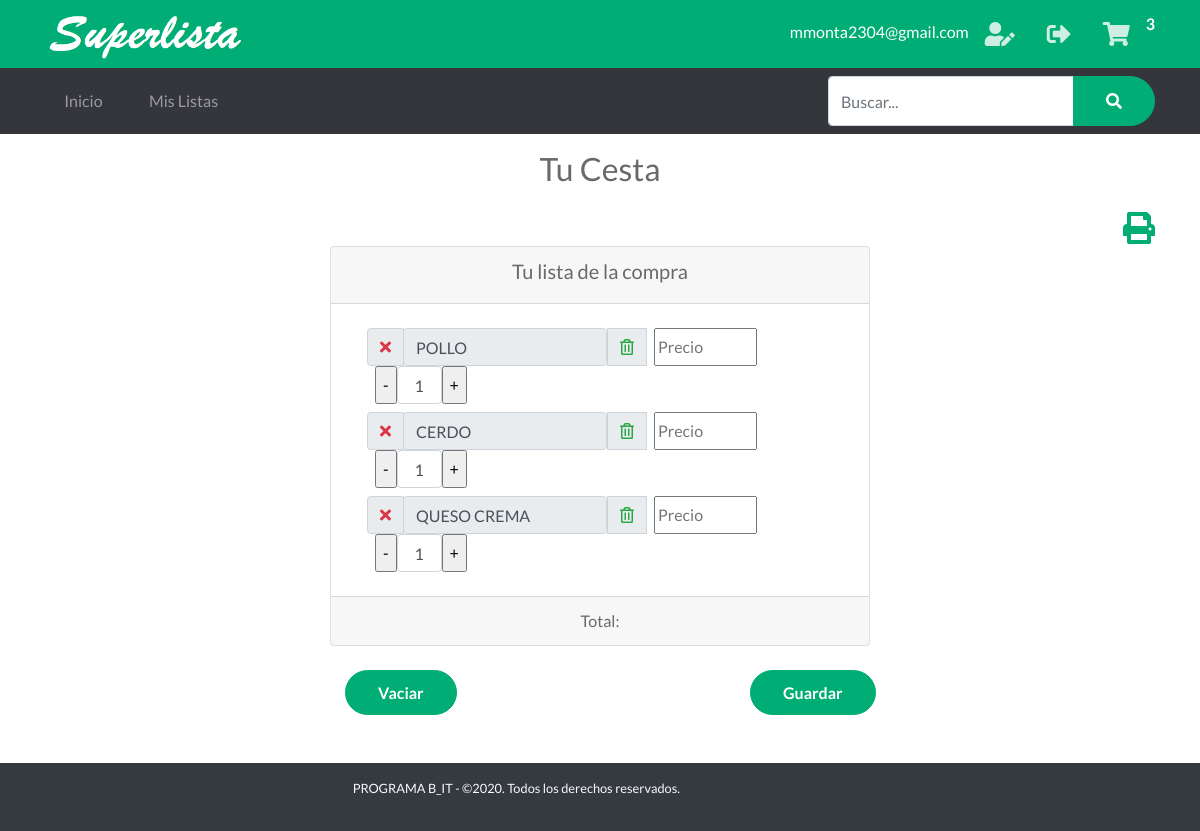
The page /cart (signed in) on the database as committed earlier.
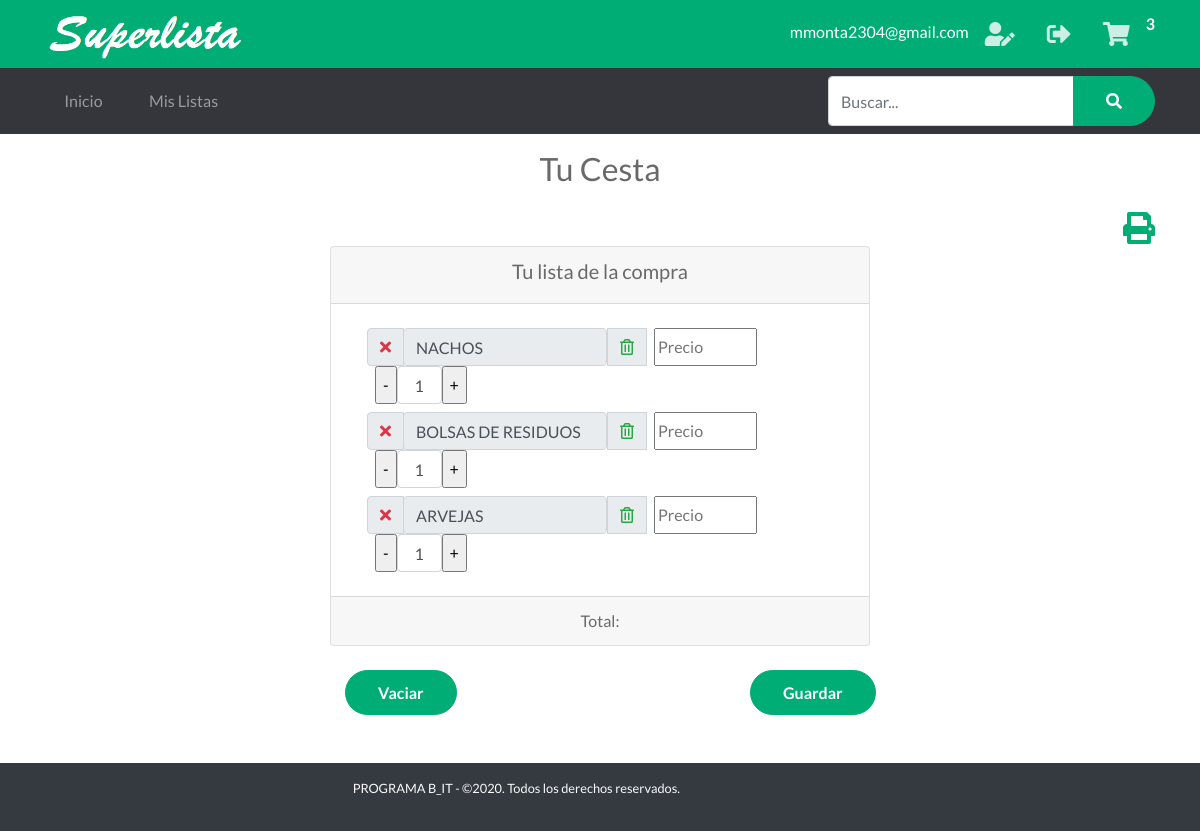
The same page on the database as committed later.
### tables this page shows
CREATE TABLE "Cesta" (
	"Id"	INTEGER NOT NULL PRIMARY KEY AUTOINCREMENT UNIQUE,
	"Id_Usuario"	INTEGER NOT NULL,
	"Item"	INTEGER NOT NULL,
	"Tachar"	INTEGER,
	"ProductoId"	INTEGER,
FOREIGN KEY("ProductoId") REFERENCES "Productos"("Id")
);

### app.py (the view)
@app.route('/cart')  # Ruta Mi Cesta
def cart():
    cantCarrito()
    if 'nombre' in session:
        items = getAllCesta()
        g.db.close()
        return render_template('carrito.html', items=items)
    else:
        items = getAllCesta()
        g.db.close()
        return render_template('carrito_home.html', items=items)

### app.py (called while the page is built)
def get_db():
    db = getattr(g, '_database', None)
    if db is None:
        db = g._database = sqlite3.connect('database1.db')
    return db

@app.teardown_appcontext
def close_connection(exception):
    db = getattr(g, '_database', None)
    if db is not None:
        db.close()

def conectar_db():
    return sqlite3.connect('database1.db')

def getAllCesta():
    if 'nombre' in session:
        id = session['id']
    else:
        try:
            id = int(request.cookies.get('visitanteId'))
        except:
            return redirect('/del_cookie')
    g.db = conectar_db()
    consulta = 'SELECT * FROM Cesta WHERE (Id_usuario = ?)'
    cur = g.db.execute(consulta, [id])
    items = [dict(Id=row[0], Id_Usuario=row[1], Item_nombre=row[2], Tachar=row[3], ProductoId=row[4])
             for row in cur.fetchall()]
    g.db.close()
    return items

def cantCarrito():
    if 'nombre' in session:
        id_usuario = session['id']
    else:
        try:
            id_usuario = int(request.cookies.get('visitanteId'))
        except:
            return redirect('/del_cookie')
    db = get_db()
    cur = db.cursor()
    find_prod = (
        "SELECT COUNT(Id) FROM Cesta WHERE Id_Usuario = ?")
    cur.execute(find_prod, [(id_usuario)])
    resultado = cur.fetchone()
    session['carrito'] = resultado[0]
    return session['carrito']

### templates/carrito.html (shortened to what this page needs)
{% extends "layout_logged_in.html" %}
{% block content %}
<section>
    <div class="text h2 text-center py-3">
        <span>Tu Cesta</span>
    </div>
    <div class="container">
        <div class="text-right ">
            <a href=""><i onclick="javascript:window.print();" class="fas fa-print text-primary fa-2x "></i></a>
        </div>
    </div>
    <div class="container">
        <div class="row justify-content-center">
            <div class="col-6 text-center">
                <div class="card">
                    <div class="card-header">
                        <h5><span>Tu lista de la compra</span></h5>
                    </div>
                    <div class="card-body ml-3">
                        {%  set contador = namespace(value=0) %}
                        {%for item in items %}
                        <div class="input-group py-1">
                            <div class="input-group-prepend">
                                <div class="input-group-text">
                                    <a href="/adquirido/{{item.Id}}"><i
                                            class="{% if item.Tachar %} text-success fas fa-check {% else %} text-danger fas fa-times  {% endif %} "></i></a>
                                </div>
                            </div>
                            <div class="input">
                                <input type="text" readonly="true" color="blue"
                                    class="form-control {% if item.Tachar %} tachar {% endif %}"
                                    value="{{item.Item_nombre}}">
                            </div>
                            <div class="input-group-prepend">
                                <div class="input-group-text">
                                    <a href="/DeleteArtCesta/{{item.Id}}"><i
                                            class="far fa-trash-alt text-success"></i></a>
                                </div>
                            </div>
                            <div class="input-group-prepend ml-2">
                                <input type="text" size="10" id="{{item.Item_nombre}}" placeholder="Precio"
                                    class="monto" onkeyup="SubTotal();">
                            </div>
                            <div class="input-group-prepend ml-2">
                                <input type="button" name="menos1" id="menos1" value="-"
                                    onclick="RtrCampo('{{contador.value|string}}')" />
                                <input class="form-control text-center" type='text' size="1"
                                    id='{{contador.value|string}}' value=1>
                                <input type="button" name="mas1" id="mas1" value="+"
                                    onclick="SmrCampo('{{contador.value|string}}')" />
                            </div>
                        </div>
                        {% set contador.value = contador.value + 1 %}
                        {%endfor%}
                    </div>
                    <div class="card-footer"> <span>Total: </span>
                    </div>
                </div>
                <br>
                <div class="container">
                    <div class="row justify-content-between ">
                        <div class="col-3">
                            <div class="text ">
                                <form id="delete" action="/deleteAllCesta" method="POST">
                                    <button type="submit" class="btn btn-primary">Vaciar</button>
                                </form>
                            </div>
                        </div>
                        <div class="col-3">
                            <div class="text">
                                <button type="button" class="btn btn-primary" data-toggle="modal" data-target="#exampleModal">
                                    Guardar
                                </button>
                            </div>
                        </div>
                    </div>
                </div>
            </div>
        </div>
    </div>
</section>
{% endblock %}

### templates/layout_logged_in.html (shortened to what this page needs)
<!doctype html>
<html lang="en">
<head>
    <link rel="stylesheet" href="{{ url_for('static', filename='css/bootstrap.min.css') }}">
    <link rel="stylesheet" href="{{ url_for('static', filename='css/bootnavbar.css') }}">
    <link rel="stylesheet" href="{{ url_for('static', filename='css/all.css') }}">
    <link rel="stylesheet" href="{{ url_for('static', filename='css/swiper.min.css') }}">
    <link rel="stylesheet" href="{{ url_for('static', filename='css/animate.min.css') }}">
    <link rel="stylesheet" href="{{ url_for('static', filename='css/venobox.css') }}">
    <link rel="stylesheet" href="{{ url_for('static', filename='css/jarallax.css') }}">
    <link rel="stylesheet" href="{{ url_for('static', filename='js/pickadate.js/themes/default.css') }}">
    <link rel="stylesheet"  href="{{ url_for('static', filename='js/pickadate.js/themes/default.date.css') }}">
     <link rel="stylesheet" href="{{ url_for('static', filename='js/pickadate.js/themes/default.time.css') }}">
    <link rel="stylesheet" href="{{ url_for('static', filename='css/estilos.css') }}">
    <link rel="stylesheet" href="{{url_for('static', filename='css/main.css')}}">
</head>
<body>
    <section id="barra-contacto" class="bg-primary text-white py-3 py-lg-1 text-center">
        <div class="container">
            <div class="row justify-content-sm-between align-items-sm-center">
                <div class="col-auto align-content-sm-center">
                    <a  href="javascript:history.back(-1);" class="logo">
                        <img src="{{ url_for('static', filename='images/texto.png') }}" alt="Logo del sitio" width="200"
                            class="img-fluid">
                    </a>
                </div>
                <div class="col-12 col-sm-auto">
                    <ul class="redes-sociales list-unstyled d-inline-flex mb-0">
                        <li class="py-2">{{ session['correo'] }}</li>
                        <li><a href="/perfil"><i class="fas fa-user-edit"></i></i></a></li>
                        <li><a href="/logout"><i class="fas fa-sign-out-alt"></i></i></a></li>
                        <div>
                            <li><a href="/cart"><i class="fas fa-shopping-cart"></i></a></li>
                        </div>
                        <span id="cantidad"> <strong>{{ session['carrito'] }}</strong></span>
                    </ul>
                </div>
            </div>
        </div>
    </section>
    <nav id="menu-navegacion" class="navbar navbar-dark bg-secondary navbar-expand-md">
        <div class="container">
            <div class="collapse navbar-collapse" id="menu-principal">
                <ul class="navbar-nav mt-3 mt-md-0">
                    <li class="nav-item mb-1 mb-md-0 mr-md-2"><a href="{{ url_for('home' )}}" class="nav-link">Inicio</a></li>
                    <li class="nav-item mb-1 mb-md-0 mr-md-2"><a href="{{ url_for('MisListas')}}" class="nav-link">Mis Listas</a></li>
                </ul>
            </div>
            <form action="" class=" bg-secondary ">
                <div class="form-group mb-0">
                    <div class="input-group">
                        <input type="text" size="25" style="height:50px" name="buscar" id="buscar" placeholder="Buscar..." class="form-control">
                        <div class="input-group-append">
                            <button type="submit" class="btn btn-primary"><i class="fas fa-search"></i></button>
                        </div>
                    </div>
                </div>
            </form>
        </div>
    </nav>
    {% block content %}
    {% endblock %}
    <br>
    <br>
    <footer id="pie-de-pagina" class="bg-dark  text-light text-truncate">
        <div class="container">
            <div class="row align-items-center py-2">
                <div class="col-12 col-md-6 py-2 col-xl-7 text-center text-md-right small">
                    <p>PROGRAMA B_IT - ©2020. Todos los derechos reservados.</p>
                </div>
            </div>
        </div>
    </footer>
</body>
</html>

### static/css/all.css (style rules this page uses)
.fa, .fas, .far, .fal, .fab { -moz-osx-font-smoothing: grayscale; -webkit-font-smoothing: antialiased; display: inline-block; font-style: normal; font-variant: normal; text-rendering: auto; line-height: 1; }
.fa-2x { font-size: 2em; }
.fa-print:before { content: "\f02f"; }
.fa-search:before { content: "\f002"; }
.fa-shopping-cart:before { content: "\f07a"; }
.fa-sign-out-alt:before { content: "\f2f5"; }
.fa-times:before { content: "\f00d"; }
.fa-trash-alt:before { content: "\f2ed"; }
.fa-user-edit:before { content: "\f4ff"; }
.far { font-family: 'Font Awesome 5 Free'; font-weight: 400; }
.fa, .fas { font-family: 'Font Awesome 5 Free'; font-weight: 900; }

### static/css/estilos.css (style rules this page uses)
html { font-size: 13px; }
body { font-family: 'Lato', sans-serif; color: #696969; }
.btn { border-radius: 2rem; padding: .6rem 2rem; font-weight: bold; }
.bg-primary { background-color: #00ad75 !important; }
.text-primary { color: #00ad75 !important; }
.btn-primary { color: #fff; background-color: #00ad75; border-color: #00ad75; position: relative; overflow: hidden; z-index: 1; -webkit-transition: all .3s ease; transition: all .3s ease; }
.btn-primary:after { font-family: 'Font Awesome 5 Free'; font-weight: 900; position: relative; left: .6rem; top: .1rem; -webkit-transition: left .3s ease; transition: left .3s ease; }
.btn-primary:before { content: ""; z-index: -1; width: 0; height: 100%; background: #fff; position: absolute; left: 50%; top: 0; -webkit-transform: skew(45deg, 0); transform: skew(45deg, 0); -webkit-transition: all .4s ease; transition: all .4s ease; }
.bg-secondary { background-color: #35363c !important; }
.redes-sociales li a i { color: #fff; font-size: 1.5rem; padding: .6rem 1rem; opacity: .8; -webkit-transition: all .3s ease-in-out; transition: all .3s ease-in-out; }
.navbar-dark .navbar-nav .nav-link { padding: 1rem 1.5rem; display: -webkit-box; display: -ms-flexbox; display: flex; -webkit-box-pack: justify; -ms-flex-pack: justify; justify-content: space-between; border-radius: .5rem; -webkit-transition: all .3s ease; transition: all .3s ease; }
.navbar-dark .navbar-nav .nav-link:after { font-family: 'Font Awesome 5 Free'; content: "\f105"; font-weight: 900; -webkit-transition: all .3s ease; transition: all .3s ease; }
@media (min-width: 768px) { .navbar-dark .navbar-nav .nav-link { padding: .7rem 1.2rem; border-radius: 1.5rem; } }
@media (min-width: 768px) { .navbar-dark .navbar-nav .nav-link:after { content: ""; } }
@media (min-width: 990px) { html { font-size: 16px; } }

Rows that differ between the two databases and show on the page:
removed Cesta: Tachar 0 (drawn), Item_nombre "POLLO"
removed Cesta: Tachar 0 (drawn), Item_nombre "CERDO", value "1"
removed Cesta: Tachar 0 (drawn), Item_nombre "QUESO CREMA"
added Cesta: Tachar 0 (drawn), Item_nombre "NACHOS"
added Cesta: Tachar 0 (drawn), Item_nombre "BOLSAS DE RESIDUOS", value "1"
added Cesta: Tachar 0 (drawn), Item_nombre "ARVEJAS"
